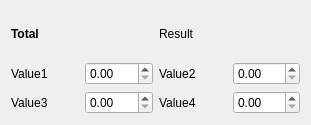
<?xml version="1.0" encoding="UTF-8"?>
<ui version="4.0">
 <class>Widget</class>
 <widget class="QWidget" name="Widget">
  <property name="geometry">
   <rect>
    <x>0</x>
    <y>0</y>
    <width>311</width>
    <height>125</height>
   </rect>
  </property>
  <property name="windowTitle">
   <string>Widget</string>
  </property>
  <layout class="QGridLayout" name="gridLayout">
   <item row="0" column="0" colspan="2">
    <layout class="QHBoxLayout" name="horizontalLayout_5">
     <item>
      <widget class="QLabel" name="result_2">
       <property name="font">
        <font>
         <bold>true</bold>
        </font>
       </property>
       <property name="text">
        <string>Total</string>
       </property>
      </widget>
     </item>
     <item>
      <widget class="QLabel" name="result">
       <property name="text">
        <string>Result</string>
       </property>
      </widget>
     </item>
    </layout>
   </item>
   <item row="1" column="0">
    <layout class="QHBoxLayout" name="horizontalLayout">
     <item>
      <widget class="QLabel" name="label_1">
       <property name="text">
        <string>Value1</string>
       </property>
      </widget>
     </item>
     <item>
      <widget class="QDoubleSpinBox" name="doubleSpinBox_1"/>
     </item>
    </layout>
   </item>
   <item row="1" column="1">
    <layout class="QHBoxLayout" name="horizontalLayout_2">
     <item>
      <widget class="QLabel" name="label_2">
       <property name="text">
        <string>Value2</string>
       </property>
      </widget>
     </item>
     <item>
      <widget class="QDoubleSpinBox" name="doubleSpinBox_2"/>
     </item>
    </layout>
   </item>
   <item row="2" column="0">
    <layout class="QHBoxLayout" name="horizontalLayout_3">
     <item>
      <widget class="QLabel" name="label_3">
       <property name="text">
        <string>Value3</string>
       </property>
      </widget>
     </item>
     <item>
      <widget class="QDoubleSpinBox" name="doubleSpinBox_3"/>
     </item>
    </layout>
   </item>
   <item row="2" column="1">
    <layout class="QHBoxLayout" name="horizontalLayout_4">
     <item>
      <widget class="QLabel" name="label_4">
       <property name="text">
        <string>Value4</string>
       </property>
      </widget>
     </item>
     <item>
      <widget class="QDoubleSpinBox" name="doubleSpinBox_4"/>
     </item>
    </layout>
   </item>
  </layout>
 </widget>
 <resources/>
 <connections/>
</ui>
